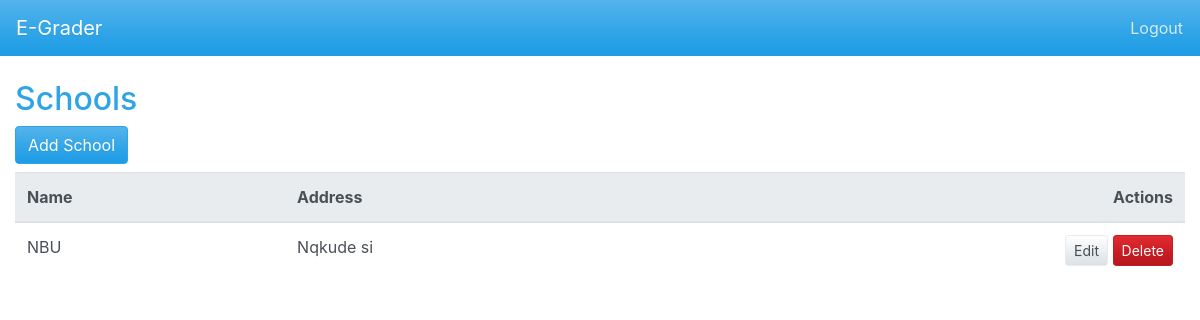
Page /schools/ (signed in) on the earlier database version.
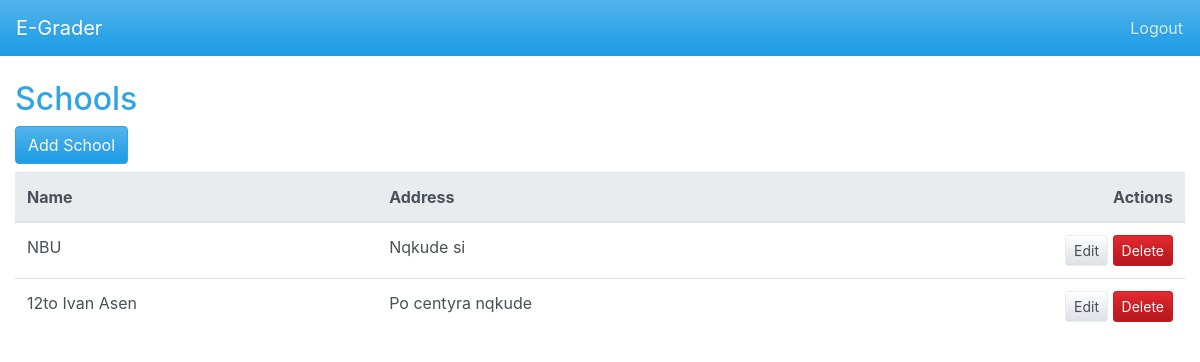
Same page on the later database version.
### core/models.py (models this page shows, shortened)
class School(models.Model):
    name = models.CharField(max_length=255)
    address = models.TextField()

### core/views.py (the view)
# urls.py: path('schools/', SchoolListView.as_view(), name='school_list'),
@method_decorator(login_required, name='dispatch')
class SchoolListView(ListView):
    model = School
    template_name = 'schools/school_list.html'
    context_object_name = 'schools'

### templates/schools/school_list.html (shortened to what this page needs)
{% extends 'base.html' %}
{% block content %}
<h2>Schools</h2>
<a class="btn btn-primary mb-2" href="{% url 'school_add' %}">Add School</a>
<div class="table-responsive">
  <table class="table table-hover">
    <thead class="thead-light">
      <tr>
        <th>Name</th>
        <th>Address</th>
        <th class="text-right">Actions</th>
      </tr>
    </thead>
    <tbody>
      {% for school in schools %}
      <tr>
        <td>{{ school.name }}</td>
        <td>{{ school.address }}</td>
        <td class="text-right">
          <a href="{% url 'school_edit' school.pk %}" class="btn btn-sm btn-secondary">Edit</a>
          <a href="{% url 'school_delete' school.pk %}" class="btn btn-sm btn-danger">Delete</a>
        </td>
      </tr>
      {% empty %}
      <tr><td colspan="3">No schools found.</td></tr>
      {% endfor %}
    </tbody>
  </table>
</div>
{% endblock %}

Differences in the rows shown:
added School: name "12to Ivan Asen", address "Po centyra nqkude"
